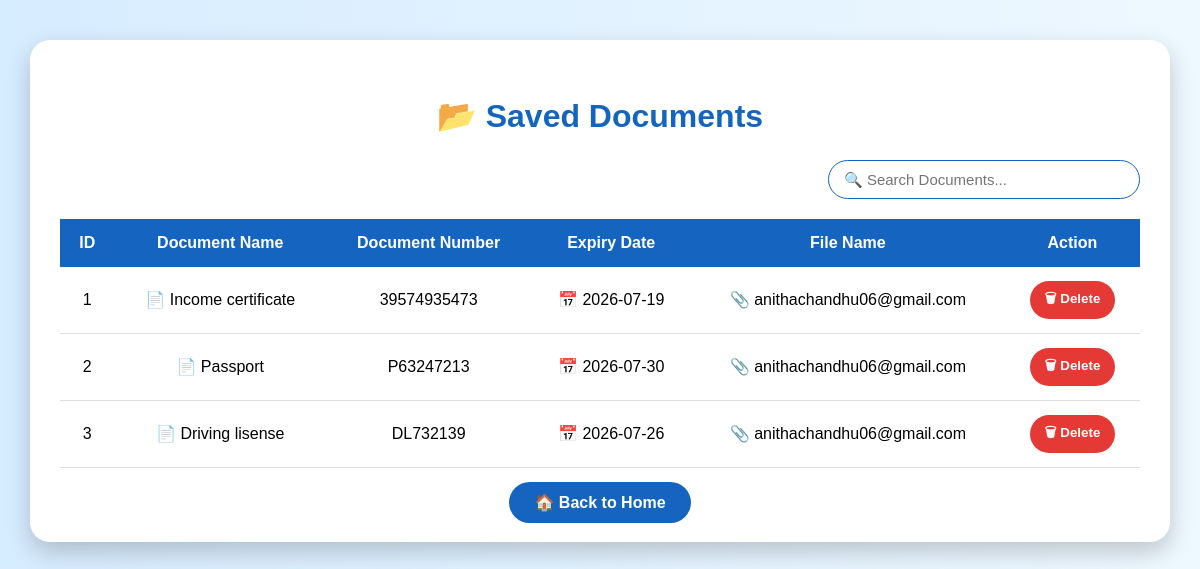
The app's page /view_documents with its own data.
### tables this page shows
CREATE TABLE documents(
        id INTEGER PRIMARY KEY AUTOINCREMENT,
        document_name TEXT,
        document_number TEXT,
        expiry_date TEXT,
        email TEXT,
        file_name TEXT,
        reminder_days INTEGER,
        last_reminder_date TEXT
    );

### app.py (the view)
@app.route('/view_documents')
def view_documents():
    conn = sqlite3.connect("database.db")
    cursor = conn.cursor()
    cursor.execute("SELECT * FROM documents")
    documents = cursor.fetchall()
    conn.close()
    return render_template(
        "view_documents.html",
        documents=documents
    )

### templates/view_documents.html (shortened to what this page needs)
<!DOCTYPE html>
<html>
<head>
</head>
<body>
<div class="container">
<h2>📂 Saved Documents</h2>
<div class="search">
<input type="text"
id="searchInput"
placeholder="🔍 Search Documents..."
onkeyup="searchTable()">
</div>
<table id="documentTable">
<tr>
<th>ID</th>
<th>Document Name</th>
<th>Document Number</th>
<th>Expiry Date</th>
<th>File Name</th>
<th>Action</th>
</tr>
{% for doc in documents %}
<tr>
<td>{{doc[0]}}</td>
<td>📄 {{doc[1]}}</td>
<td>{{doc[2]}}</td>
<td>📅 {{doc[3]}}</td>
<td>📎 {{doc[4]}}</td>
<td>
<a href="/delete/{{doc[0]}}" onclick="return confirm('Are you sure you want to delete this document?')">
<button class="delete-btn">
🗑 Delete
</button>
</a>
</td>
</tr>
{% endfor %}
</table>
<div class="back">
<a href="/">
🏠 Back to Home
</a>
</div>
</div>
</body>
</html>

### templates/view_documents.html (style rules this page uses)
body { font-family:Arial,sans-serif; background:linear-gradient(to right,#d6ecff,#eef8ff); margin:0; padding:0; }
.container { width:90%; margin:40px auto; background:white; padding:30px; border-radius:20px; box-shadow:0px 10px 25px rgba(0,0,0,0.2); }
h2 { text-align:center; color:#1565c0; font-size:32px; margin-bottom:25px; }
.search { text-align:right; margin-bottom:20px; }
.search input { width:280px; padding:10px 15px; border-radius:25px; border:1px solid #1565c0; outline:none; font-size:15px; }
table { width:100%; border-collapse:collapse; }
th { background:#1565c0; color:white; padding:15px; }
td { padding:14px; text-align:center; border-bottom:1px solid #ddd; }
.delete-btn { background:#e53935; color:white; border:none; padding:8px 15px; border-radius:20px; cursor:pointer; font-weight:bold; }
.back { text-align:center; margin-top:25px; }
.back a { background:#1565c0; color:white; padding:12px 25px; border-radius:25px; text-decoration:none; font-weight:bold; }

### records on screen
documents: id "1", document_name "Income certificate", document_number "39574935473", expiry_date "2026-07-19", email "anithachandhu06@gmail.com"
documents: id "2", document_name "Passport", document_number "P63247213", expiry_date "2026-07-30", email "anithachandhu06@gmail.com"
documents: id "3", document_name "Driving lisense", document_number "DL732139", expiry_date "2026-07-26", email "anithachandhu06@gmail.com"
